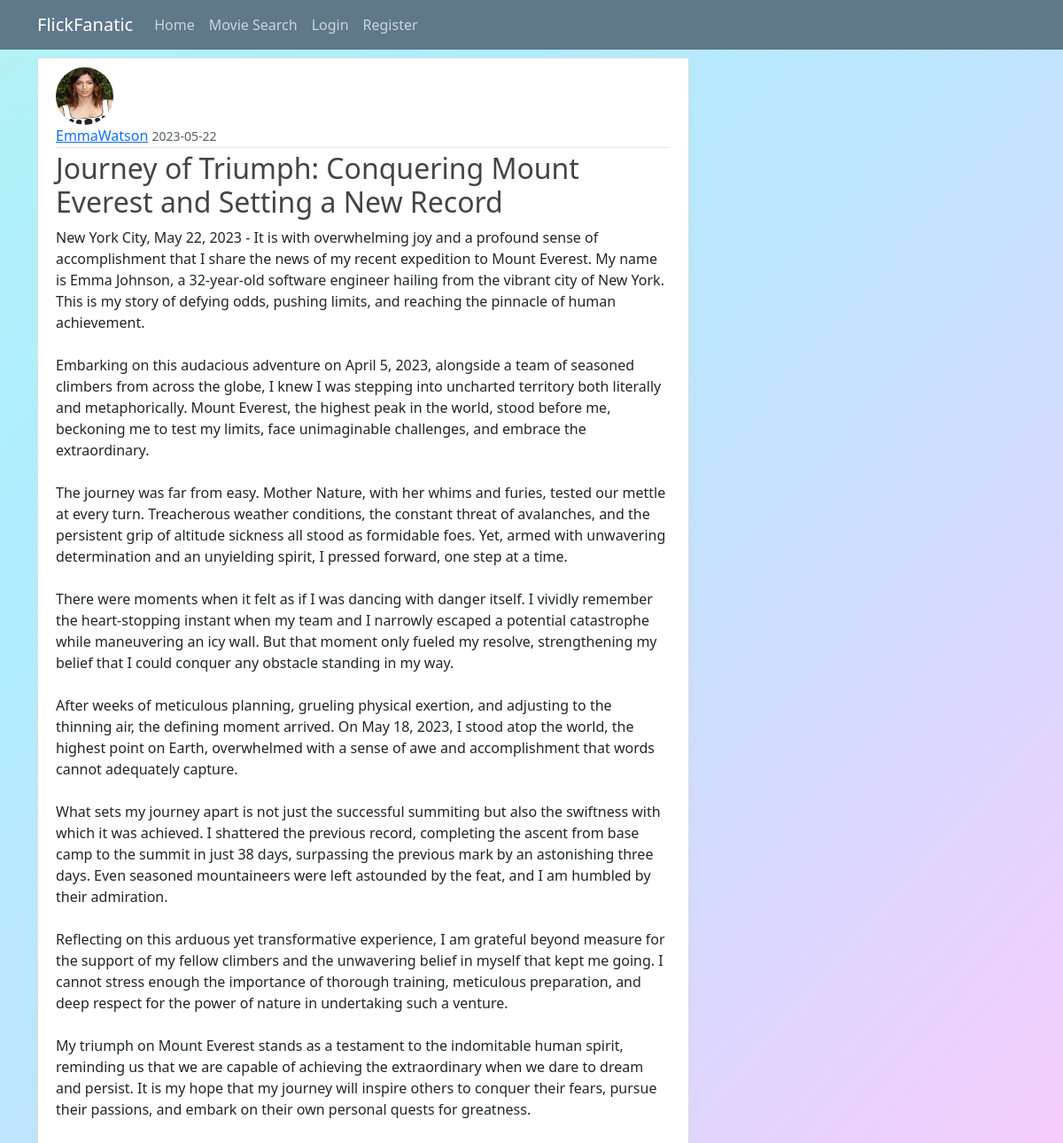
Screenshot of /post/3 with the database file from the repository.
### flickfanatic/models.py (models this page shows, shortened)
class User(db.Model, UserMixin):
    id = db.Column(db.Integer, primary_key=True)
    username = db.Column(db.String(20), unique=True, nullable=False)
    email = db.Column(db.String(120), unique=True, nullable=False)
    image_file = db.Column(db.String(20), nullable=False, default='default.jpg')
    password = db.Column(db.String(60), nullable=False)
    posts = db.relationship('Post', backref='author', lazy=True)

class Post(db.Model):
    id = db.Column(db.Integer, primary_key=True)
    title = db.Column(db.String(100), nullable=False)
    date_posted = db.Column(db.DateTime, nullable=False, default=datetime.utcnow)
    content = db.Column(db.Text, nullable=False)
    user_id = db.Column(db.Integer, db.ForeignKey('user.id'), nullable=False)

### flickfanatic/routes.py (the view)
@app.route("/post/<int:post_id>")
def post(post_id):
    post = Post.query.get_or_404(post_id)
    return render_template('post.html', title=post.title, post=post)

### flickfanatic/templates/post.html (shortened to what this page needs)
{% extends "base.html" %}
{% block content %}
  <article class="media content-section">
    <img class="rounded-circle article-img" src="{{ url_for('static', filename='profile_pics/' + post.author.image_file) }}">
    <div class="media-body">
      <div class="article-metadata">
        <a class="mr-2" href="#">{{ post.author.username }}</a>
        <small class="text-muted">{{ post.date_posted.strftime('%Y-%m-%d') }}</small>
      </div>
      <h2 class="article-title">{{ post.title }}</h2>
      <p class="article-content">{{ post.content }}</p>
    </div>
  </article>
{% endblock content %}

### flickfanatic/static/styles/style.css (style rules this page uses)
html { height: 100%; }
body { background-image: linear-gradient(to left top, #f7ccf9, #dad8ff, #bfe4ff, #afedff, #b2f3f6); margin-top: 5rem; padding-top: 65px; height: 100%; margin: 0; background-repeat: no-repeat; background-attachment: fixed; }
h1,h2,h3,h4,h5,h6 { color: #444444; }
.content-section { background: #ffffff; padding: 10px 20px; border: 1px solid #dddddd; border-radius: 3px; margin-bottom: 20px; }
.article-title { color: #444444; text-decoration: none; }
.article-content { white-space: pre-line; }
.article-img { height: 65px; width: 65px; margin-right: 16px; }
.article-metadata { padding-bottom: 1px; margin-bottom: 4px; border-bottom: 1px solid #e3e3e3; }

### rows the page displays
User: image_file (picture), author.username "EmmaWatson"
Post: date_posted "2023-05-22", title "Journey of Triumph: Conquering Mount Everest and Setting a New Record", content "New York City, May 22, 2023 - It is with overwhelming joy and a profound sense of accomplishment that I share the news of my recent expedition to Mount Everest. My name is Emma Johnson, a 32-year-old software engineer hailing from the vibrant city of New York. This is my story of defying odds, pushing limits, and reaching the pinnacle of human achievement. Embarking on this audacious adventure on April 5, 2023, alongside a team of seasoned climbers from across the globe, I knew I was stepping into uncharted territory both literally and metaphorically. Mount Everest, the highest peak in the world, stood before me, beckoning me to test my limits, face unimaginable challenges, and embrace the…"
